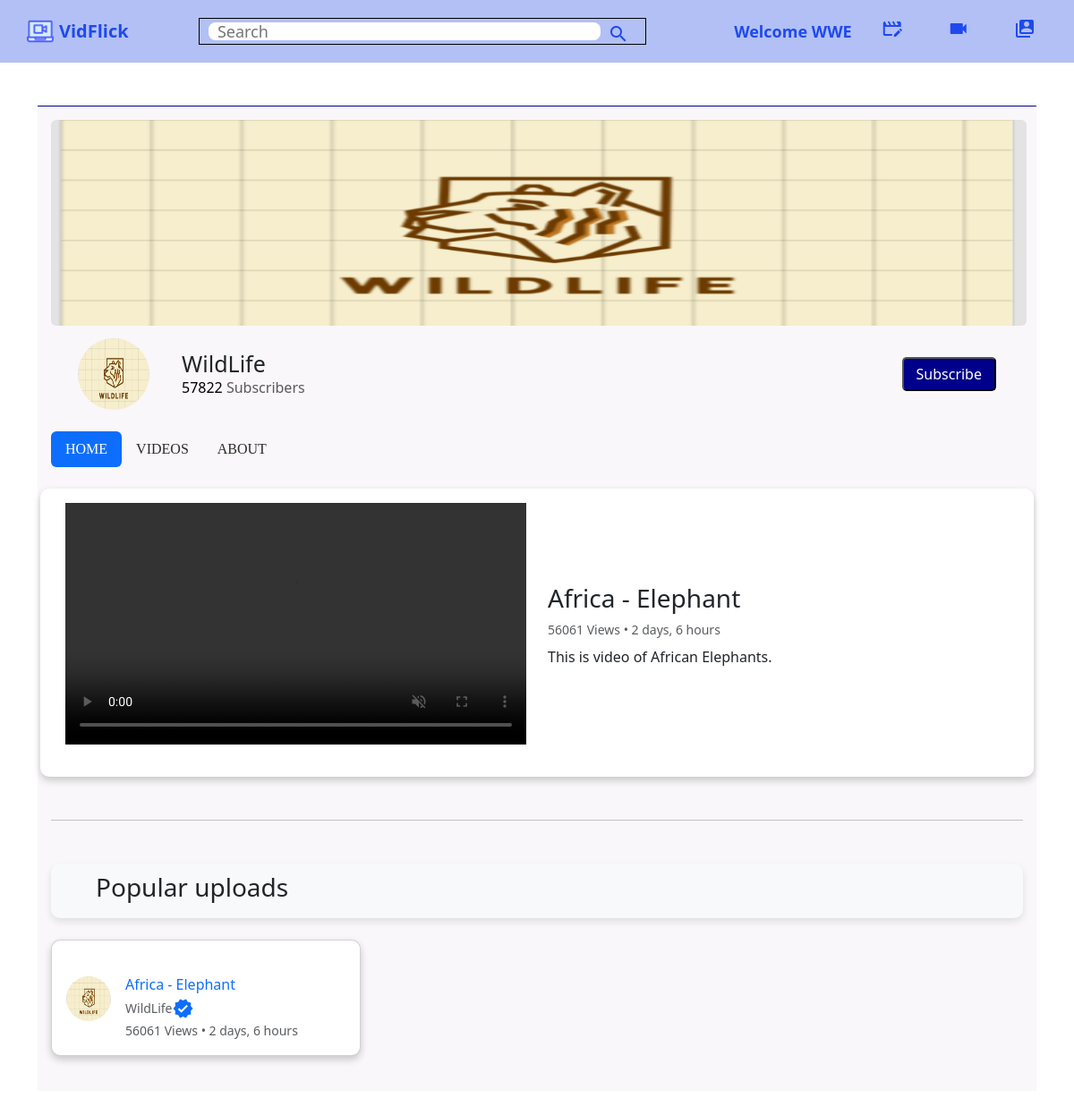
/channel/10 (signed in), run on the app's committed database.
### userauths/models.py (models this page shows)
class User(AbstractUser):
    email = models.EmailField(unique=True,null=True)
    username = models.CharField(max_length=1000)
    groups = models.ManyToManyField(
        'auth.Group',
        related_name='userauths_groups',
        blank=True
    )
    user_permissions = models.ManyToManyField(
        'auth.Permission',
        related_name='userauths_permissions',
        blank=True
    )
    USERNAME_FIELD = "email"
    REQUIRED_FIELDS = ["username"]
    def __str__(self):
        return str(self.username)

### channel/models.py (models this page shows, shortened)
class Channel(models.Model):
    channel_art = models.ImageField(upload_to=user_directory_path,null=True,blank=True)
    image = models.ImageField(upload_to=user_directory_path,null=True,blank=True)
    full_name = models.CharField(max_length=100)
    channel_name = models.CharField(max_length=100)
    description = models.TextField(null=True, blank=True)
    keywords = TaggableManager()
    joined = models.DateTimeField(auto_now_add=True)
    status =  models.CharField(choices=STATUS,max_length=100,default='active')
    user = models.OneToOneField(User, on_delete=models.SET_NULL, null=True,related_name="channel_user")
    subscribers = models.ManyToManyField(User, related_name="user_sub")
    subs = models.IntegerField(default=0)
    verified = models.BooleanField(default=False)
    feature = models.BooleanField(default=True)
    bussiness_email = models.CharField(max_length=500, null=True)
    bussiness_location = models.CharField(max_length=500, null=True)

### core/models.py (models this page shows, shortened)
class Video(models.Model):
    video = models.FileField(upload_to=user_directory_path)  # getting video from user and storing with user id by calling user_directory_path function.
    image = models.ImageField(upload_to=user_directory_path,null=True,blank=True)
    title = models.CharField(max_length=100)
    description = models.TextField(null=True, blank=True)
    tags = TaggableManager()
    date = models.DateTimeField(auto_now_add=True) # auto_now_add means it will take time and date of uploading the video.
    visibility =  models.CharField(choices=VISIBILITY,max_length=100,default='public')
    user = models.ForeignKey(User, on_delete=models.SET_NULL, null=True,related_name="user") # on_delete to specify if user get's delet then video should also get delete or not. CASCADE (delete)and SET_NULL(keep)
    views = models.IntegerField(default=0)
    likes = models.ManyToManyField(User,related_name="likes")
    dislikes = models.ManyToManyField(User,related_name="dislikes")

### channel/views.py (the view)
# urls.py: path("channel/<int:id>",views.channel_profile,name="channel-prof"),
def channel_profile(request,id):
    channel =  Channel.objects.get(id=id)
    videos=Video.objects.filter(user=channel.user, visibility="public").order_by("-views")
    video_featured = Video.objects.filter(user=channel.user.id).first()
    context = {
        "channel":channel,                                       #this is actually passing the object to that html page so that page can use it.
        "video_featured":video_featured,
        "videos":videos,
    }
    return render(request,"channel/channel.html",context)

### channel/context_processors.py (called while the page is built)
def user_channel(request):
    if request.user.is_authenticated:
        try:
            channel = Channel.objects.get(user=request.user)
        except Channel.DoesNotExist:
            channel = None
    else:
        channel = None
    return {'channel': channel}

### templates/channel/channel.html (shortened to what this page needs)
{% extends 'base.html' %}
{% block content %}
<link href="https://cdn.jsdelivr.net/npm/bootstrap@5.3.0/dist/css/bootstrap.min.css" rel="stylesheet">
<div class="container my-5">
    <div class="videos">
        <div class="channel-art mb-4">
            <img src="{{channel.channel_art.url}}" alt="" class="img-fluid rounded mx-auto d-block">
        </div>
        <div class="channel-header d-flex align-items-center justify-content-between mb-4">
            <div class="channel-img-title d-flex align-items-center">
                <img class="rounded-circle me-3" src="{{channel.image.url}}" alt="" style="width: 80px; height: 80px;">
                <div class="channel-image-texts">
                    <h4 class="mb-0">{{channel.channel_name}}</h4>
                    <span id="co">{{channel.subs}}</span> <span class="text-muted">Subscribers</span>
                </div>
            </div>
                        {% if channel.user != user %}
                        <div class="sub">
                            <button onclick="addsub()" id="sub-btn" class="subscribe-btn">Subscribe</button>
                        </div>
                        {% endif %}
             </div>
        <div class="channel-header-links mb-4 d-flex justify-content-between align-items-center">
            <nav class="nav nav-pills">
                <a href="{% url 'channel-prof' channel.id %}" class="nav-link active">Home</a>
                <a href="{% url 'channel-videos' channel.id %}" class="nav-link">Videos</a>
                <a href="{% url 'channel-about' channel.id %}" class="nav-link">About</a>
            </nav>
        </div>
        <div class="channel-intro-video row mb-5 p-3">
            <div class="col-md-6 mb-3 mb-md-0">
                <div class="ratio ratio-16x9">
                    <video controls autoplay muted class="w-100">
                        <source src="{{video_featured.video.url}}" type="video/mp4">
                    </video>
                </div>
            </div>
            <div class="col-md-6 d-flex flex-column justify-content-center">
                <h3>{{video_featured.title}}</h3>
                <small class="text-muted d-block mb-2">{{video_featured.views}} Views • {{video_featured.date|timesince}}</small>
                <p>{{video_featured.description}}</p>
            </div>
        </div>
        <hr class="mb-5">
        <div class="popular-video d-flex justify-content-between align-items-center mb-4">
            <h3>Popular uploads</h3>
        </div>
        <div class="row">
        {% for v in videos %}
            {% if v.views > 50000 %}
            <div class="col-md-4 mb-4">
                <div class="card h-100">
                    <a href="{% url 'video-detail' v.id %}">
                    </a>
                    <div class="card-body d-flex">
                        <img src="{{v.user.channel_user.image.url}}" class="rounded-circle me-3" alt="" style="width: 50px; height: 50px;">
                        <div>
                            <a href="{% url 'video-detail' v.id %}" class="text-decoration-none">
                                <h6 class="card-title mb-1">{{v.title}}</h6>
                            </a>
                            <a href="#" class="text-muted text-decoration-none">
                                <small>{{v.user.channel_user.channel_name}}
                                    {% if v.user.channel_user.verified == True %}
                                        <i class="material-icons text-primary">verified</i>
                                    {% endif %}
                                </small>
                            </a>
                            <div class="text-muted">
                                <small>{{v.views}} Views • {{v.date|timesince}}</small>
                            </div>
                        </div>
                    </div>
                </div>
            </div>
            {% endif %}
        {% endfor %}
        </div>
    </div>
</div>
{% endblock %}

### templates/includes/navbar.html (shortened to what this page needs)
{% load static %}
<!DOCTYPE html>
<html lang="en">
<head>
</head>
<body>
    <div class="header">
        <div class="header_left">
            <a href="{% url 'index' %}"><img src="{% static 'images/icon.png' %}" style="width: 30px;"></a>
            <span class="brand">VidFlick</span>
        </div>
        <div class="header_search">
            <form action="{% url 'search-view' %}" method="GET">
                <input type="text" placeholder="Search" name="qt">
                <button><i class="material-icons">search</i></button>
            </form>
        </div>
        <div class="header_auth">
            {% if user.id is None %}
            <a href="" class="auth_button">Welcome guest</a>
            <a href="{% url 'sign-in' %}">Sign in</a> <span class="dark-transp"> | </span>
            <a href="{% url 'sign-up' %}">Register</a>
            {% else %}
            <a href="" class="auth_button">Welcome {{user}}</a>
            {% endif %}
        </div>
        <div class="header_icons">
        {% if request.user.is_authenticated %}
            <a href="{% url 'channel-create' %}"><i class="material-icons display-this">movie_edit</i></a>
            {% if  channel.user == user %}
            <a href="{% url 'video-upload' %}"><i class="material-icons display-this">videocam</i></a>
            {% else %}
            <a href="{% url 'channeluser' %}"><i class="material-icons display-this">videocam</i></a>
            {% endif %}
            {% if channel.user == user %}
            <a href="{% url 'channel-prof' channel.id %}"><i id="drop-down" class="material-icons display-this">switch_account</i></a>
            {% else %}
            <a href="{% url 'channeluser' %}"><i id="drop-down" class="material-icons display-this">switch_account</i></a>
            {% endif %}
        {% endif %}
        </div>
    </div>
</body>
</html>

### static/css/style.css (style rules this page uses)
* { margin: 0px; padding: 0px; box-sizing:border-box }
body { font-family: 'Roboto', sans-serif; }
.material-icons { color:royalblue }
.header { display: flex; justify-content: space-between; align-items: centre; height: 70px; padding: 15px; }
.header_left { display: flex; align-items: center; }
.header_left img { width:120px; margin-left: 25px; height:30px; }
.header i { padding: 0 8px; cursor: pointer; }
.header_search form { display: flex; border: 1px solid black; margin: 0; padding: 0; height: 30px; }
.header_search input { width:500px; padding: 10px; margin: 0; border: none; border-radius: 8px; height:100%; }
.header_search button { padding: 0; margin: 0; height: 100%; border: none; }
hr { height:0.5px; background-color: blue; border: none; }
.videos { background-color: #f9f7f9; width: 100%; height:100%; padding: 15px 15px; border-top: 1.5px solid darkblue; }
h4 { margin-bottom: 10px; font-size: 17px; }
.title a, span { text-decoration: none; color: black; }
small { display: inline-flex; align-items: center; }
.channel-art img { width: 1100px; height: 230px; }
.channel-art { width: 1090px; height: 220px; }
.channel-header { margin: 20px 30px; align-items: center; justify-content: space-between; }
.channel-img-title { align-items: center; }
.channel-img-title .channel-image-texts { margin-left: 20px; }
.channel-image-texts h4 { font-size: 25px; font-weight: 500; }
.channel-header-links { justify-content: space-evenly; }
.channel-header-links a { text-decoration: none; text-transform: uppercase; font-family: poppins; color: rgb(43, 43, 43); font-weight: 500; }
.channel-intro-video { margin-top: 20px; padding: 30px; display: flex; background-color: rgb(240, 240, 240); }
.channel-intro-video video { width: 400px; height: 270px; object-fit: cover; }
.popular-video { align-items: center; }
.popular-video h3 { margin-left: 40px; }
.channel-header .subscribe-btn { background-color: darkblue; padding: 5px 14px; color: white; text-decoration: none; border-radius: 5px; }

### templates/includes/navbar.html (style rules this page uses)
.brand { margin-left: 6px; }
.header { display: flex; justify-content: space-between; align-items: center; padding: 10px 20px; background-color: #B2C0F5; }
.header_left { display: flex; align-items: center; }
.header_left i, .header_left span { color: #1F49EF; font-size: 30px; margin-right: 10px; }
.header_left img { width: 30px; margin-left: 10px; }
.header_left span { font-weight: bold; font-size: 20px; }
.header_search { flex-grow: 1; display: flex; justify-content: center; }
.header_search form { width: 100%; max-width: 500px; display: flex; align-items: center; padding: 5px 10px; }
.header_search input { width: 100%; font-size: 18px; }
.header_search button { background-color: transparent; border: none; cursor: pointer; }
.header_auth { display: flex; align-items: center; margin-left: 20px; }
.auth_button { text-decoration: none; color: #1F49EF; font-weight: bold; margin: 0 10px; font-size: 18px; transition: color 0.3s ease; }
.header_icons a { margin: 0 15px; }
.material-icons { color: #1F49EF; font-size: 25px; transition: transform 0.3s ease, color 0.3s ease; }

### templates/channel/channel.html (style rules this page uses)
.channel-intro-video { transition: transform 0.3s ease, box-shadow 0.3s ease; box-shadow: 0 4px 8px rgba(0, 0, 0, 0.2); border-radius: 10px; overflow: hidden; background-color: #fff; }
.channel-intro-video .ratio { border-radius: 10px 0 0 10px; }
.channel-intro-video h3 { transition: color 0.3s ease; }
.card { transition: transform 0.3s ease, box-shadow 0.3s ease; box-shadow: 0 4px 8px rgba(0, 0, 0, 0.2); border-radius: 10px; }
.popular-video { padding: 10px; background-color: #f8f9fa; border-radius: 10px; box-shadow: 0 4px 8px rgba(0, 0, 0, 0.1); }

### data on the page
User: username "WWE"
Channel: channel_art (picture), image (picture), channel_name "WildLife", subs "57822"
Video: title "Africa - Elephant", views "56061", date "2 days, 6 hours", description "This is video of African Elephants.", user.channel_user.image (picture), user.channel_user.channel_name "WildLife"
